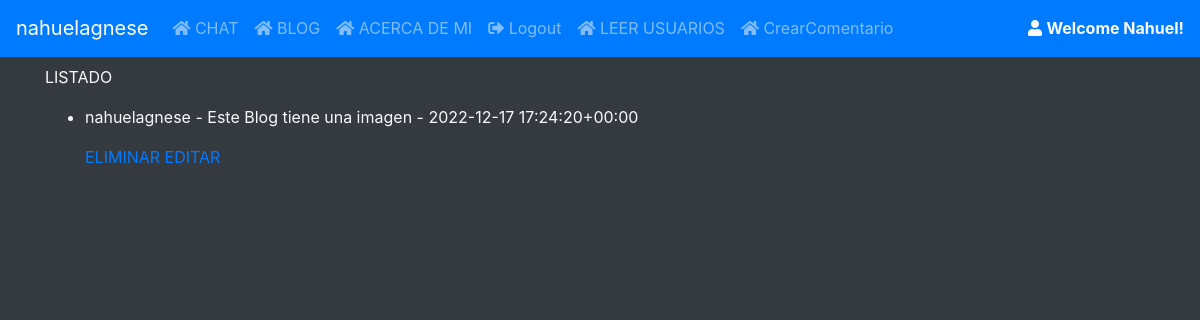
The app's page /List/ (signed in), older data.
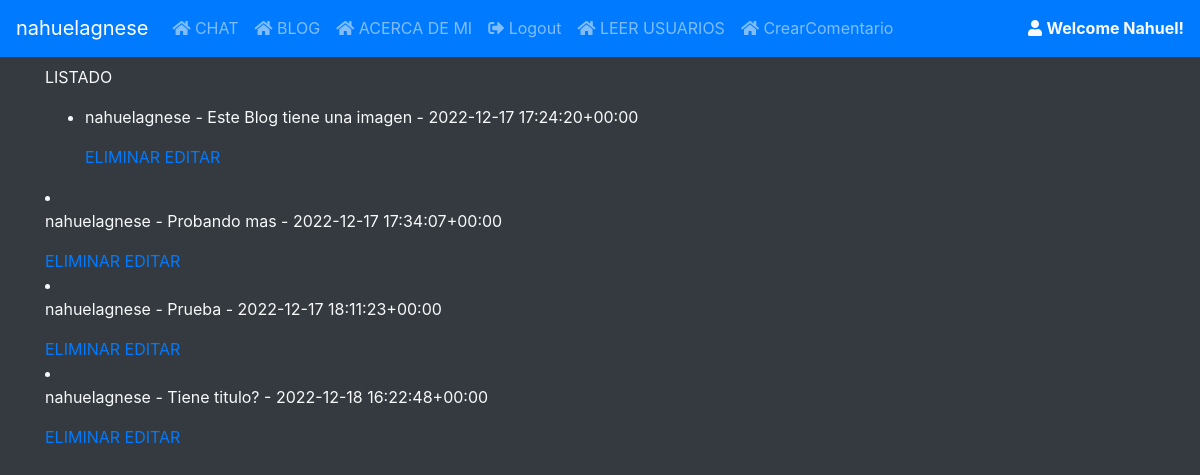
The same page, newer data.
### BLOG/models.py (models this page shows)
class comentarioM(models.Model):
    nombre= models.ForeignKey(User, on_delete=models.CASCADE)
    campo=models.TextField()
    date_created = models.DateTimeField(default=timezone.now())
    imagen =models.ImageField(upload_to="imagenBlog", null=True, blank=True)
    titulo=models.CharField(max_length=50, default="Sin Titulo")
    subtitulo=models.CharField(max_length=50, default="Sin Subtitulo")
    def __str__(self):
        return f"{self.nombre} - {self.campo} - {self.date_created}"

### BLOG/views.py (the view)
# urls.py: path("List/", listComentario.as_view(), name="Lista"),
class listComentario(LoginRequiredMixin, ListView):
    model= comentarioM
    template_name= "chat/blogList.html"

### chat/templates/chat/blogList.html (shortened to what this page needs)
{% extends 'chat/base.html' %} {% load static %} {% block content %}
<p>LISTADO</p>
<ul>
    {% for comentario in object_list %}
    <li>
        <p>{{ comentario }}</p>
        <a href="{% url 'Borrar' comentario.id %}">ELIMINAR</a>
        <a href="{% url 'Editar' comentario.id %}">EDITAR</a>
    </li>
</ul>
    {% endfor %}
{% endblock %}

Row changes from the older to the newer data that the page shows:
added comentarioM: nombre+campo+date_created "nahuelagnese - Probando mas - 2022-12-17 17:34:07+00:00"
added comentarioM: nombre+campo+date_created "nahuelagnese - Prueba - 2022-12-17 18:11:23+00:00"
added comentarioM: nombre+campo+date_created "nahuelagnese - Tiene titulo? - 2022-12-18 16:22:48+00:00"
